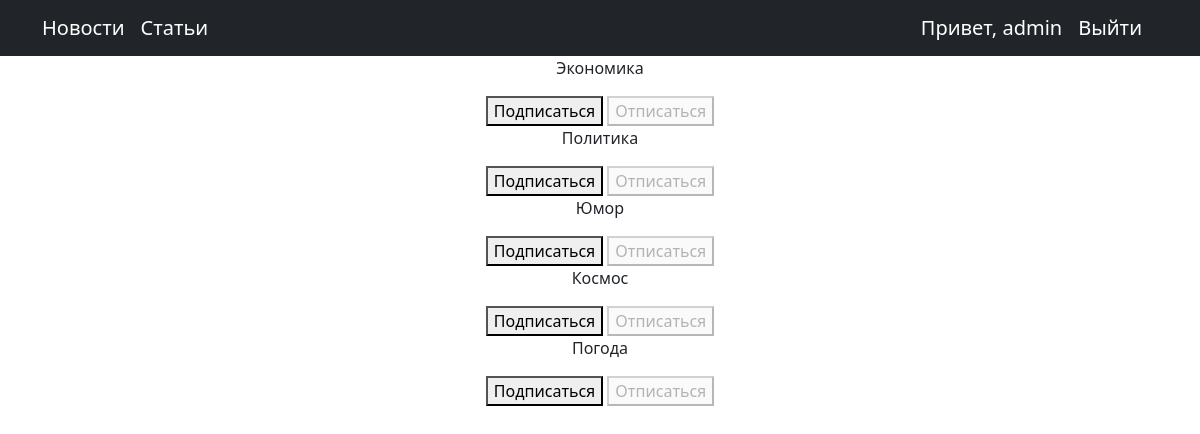
Page /subscriptions (signed in) on the committed database.
### news/models.py (models this page shows, shortened)
class Category(models.Model):
    category_name = models.CharField(max_length=255, unique=True)

### news/views.py (the view, shortened to what this page needs)
# urls.py: path('subscriptions', subscriptions, name='subscriptions'),
@login_required
@csrf_protect
def subscriptions(request):
    categories = Category.objects.annotate(user_is_subs=Exists(Subscription.objects.filter(user=request.user, category=OuterRef('pk'))))
    return render(request, 'subscriptions.html', {'cats':categories})

### news/templates/subscriptions.html (shortened to what this page needs)
{% extends 'default.html' %}
{% block content %}
<form method="post">
    {% for cat in cats %}
        <p>{{ cat.category_name }}</p>
        <form method="post">
            {% if cat.user_is_subs %}
                <button disabled>Подписаться</button>
                <button name="action" value="unsubscribe">Отписаться</button>
            {% else %}
                <button name="action" value="subscribe">Подписаться</button>
                <button disabled>Отписаться</button>
            {% endif %}
        </form>
    {% endfor %}
</form>
{% endblock content %}

### templates/default.html (shortened to what this page needs)
{% load static %}
<!DOCTYPE html>
<html lang="en">
    <head>
        <link href="{% static 'css/styles.css' %}" rel="stylesheet" />
    </head>
    <body>
        <nav class="navbar navbar-expand-lg navbar-dark bg-dark static-top">
            <div class="container">
                {% block navbar %}
{% if '/news' in request.path%}
<a class="navbar-brand " href="{% url 'news'%}">Новости</a>
<a class="navbar-brand text-secondary" href="{% url 'articles'%}">Статьи</a>
{% elif "/article" in request.path  %}
<a class="navbar-brand text-secondary" color="#8BACAC" href="{% url 'news'%}">Новости</a>
<a class="navbar-brand" href="{% url 'articles'%}">Статьи</a>
{% else  %}
    <a class="navbar-brand " href="{% url 'news'%}">Новости</a>
    <a class="navbar-brand" href="{% url 'articles'%}">Статьи</a>
{% endif%}
{% endblock navbar %}
         {% if user.is_authenticated %}
                <a  class="navbar-brand" >Привет, {{ user.username }}</a>
                <a  class="navbar-brand" href="{% url 'account_logout' %}">Выйти</a>
            {% else %}
                <a class="navbar-brand" href="{% url 'account_login'%}">Войти</a>
                <a class="navbar-brand" href="{% url 'account_signup'%}">Регистрация</a>
            {% endif %}
            </div>
         </nav>
        <div class="container">
            <div class="row">
                <div class="col-lg-12 text-center">
                    {% block content %}
                    {% endblock content %}
                </div>
            </div>
         </div>
    </body>
</html>

### rows in the picture
Category: category_name "Экономика", shows "Подписаться"
Category: category_name "Политика", shows "Подписаться"
Category: category_name "Юмор", shows "Подписаться"
Category: category_name "Космос", shows "Подписаться"
Category: category_name "Погода", shows "Подписаться"

### other values in the picture
{{ user.username }} "admin"
